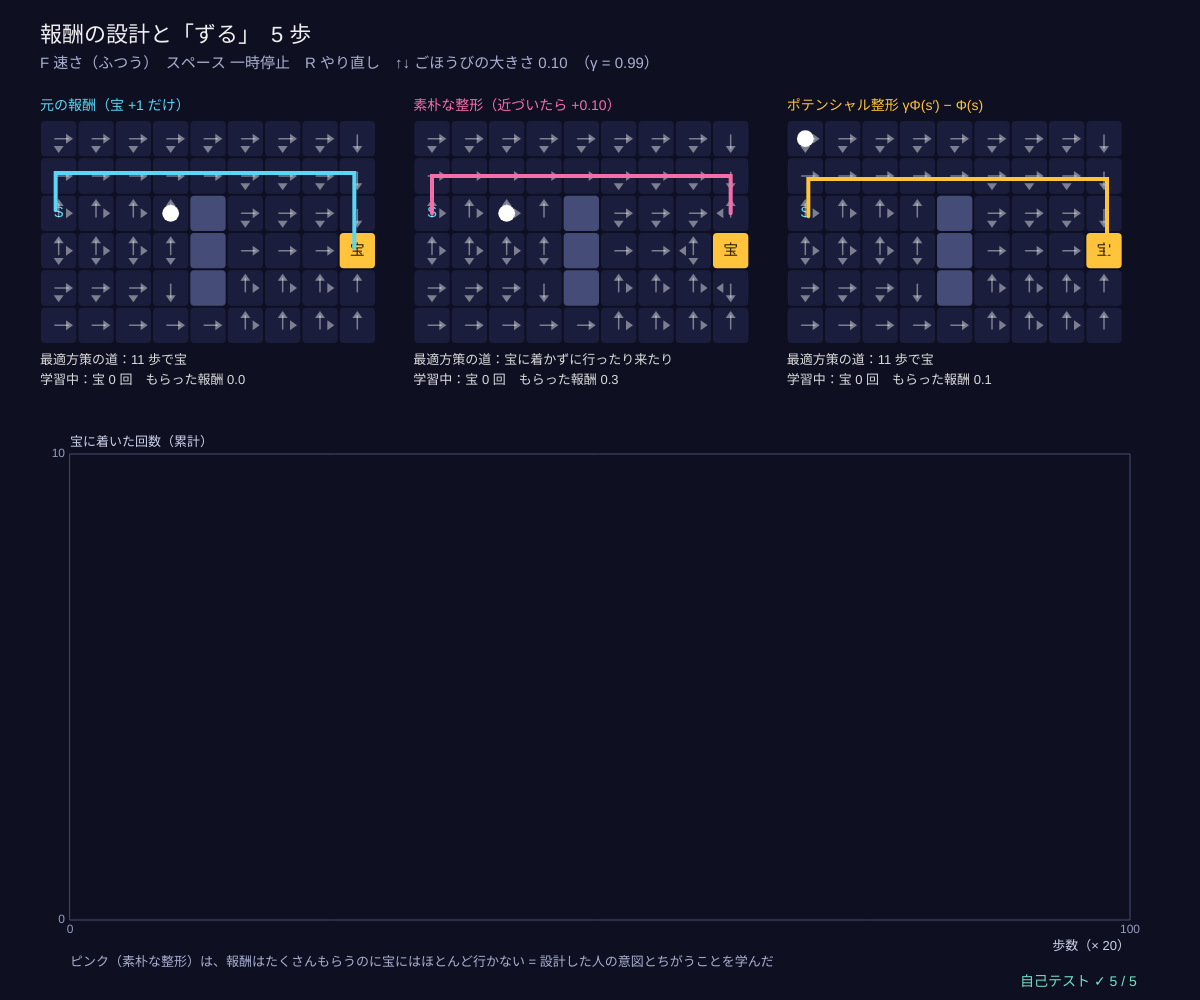
Frame 1 (no input)
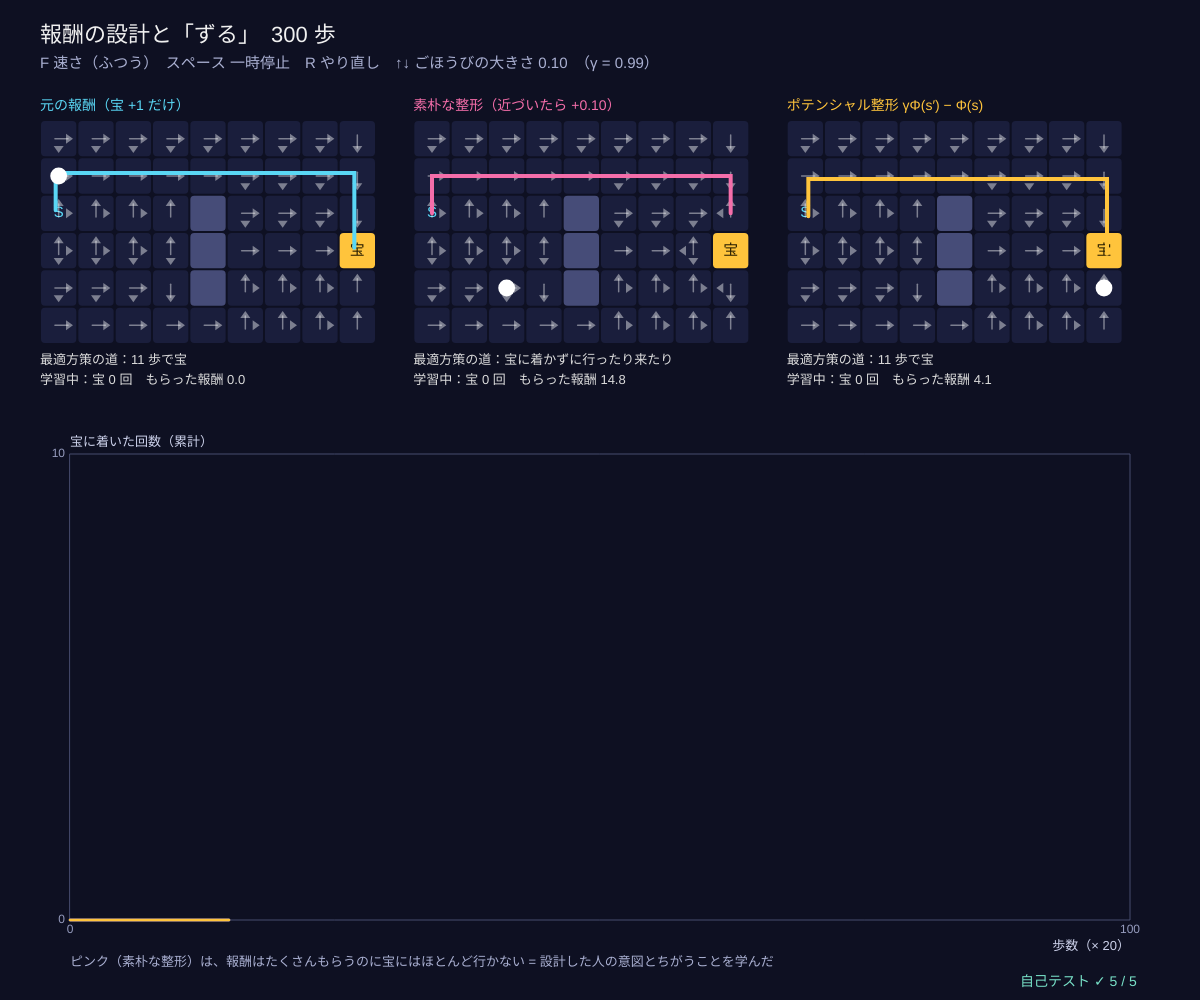
Frame 60 (no input)
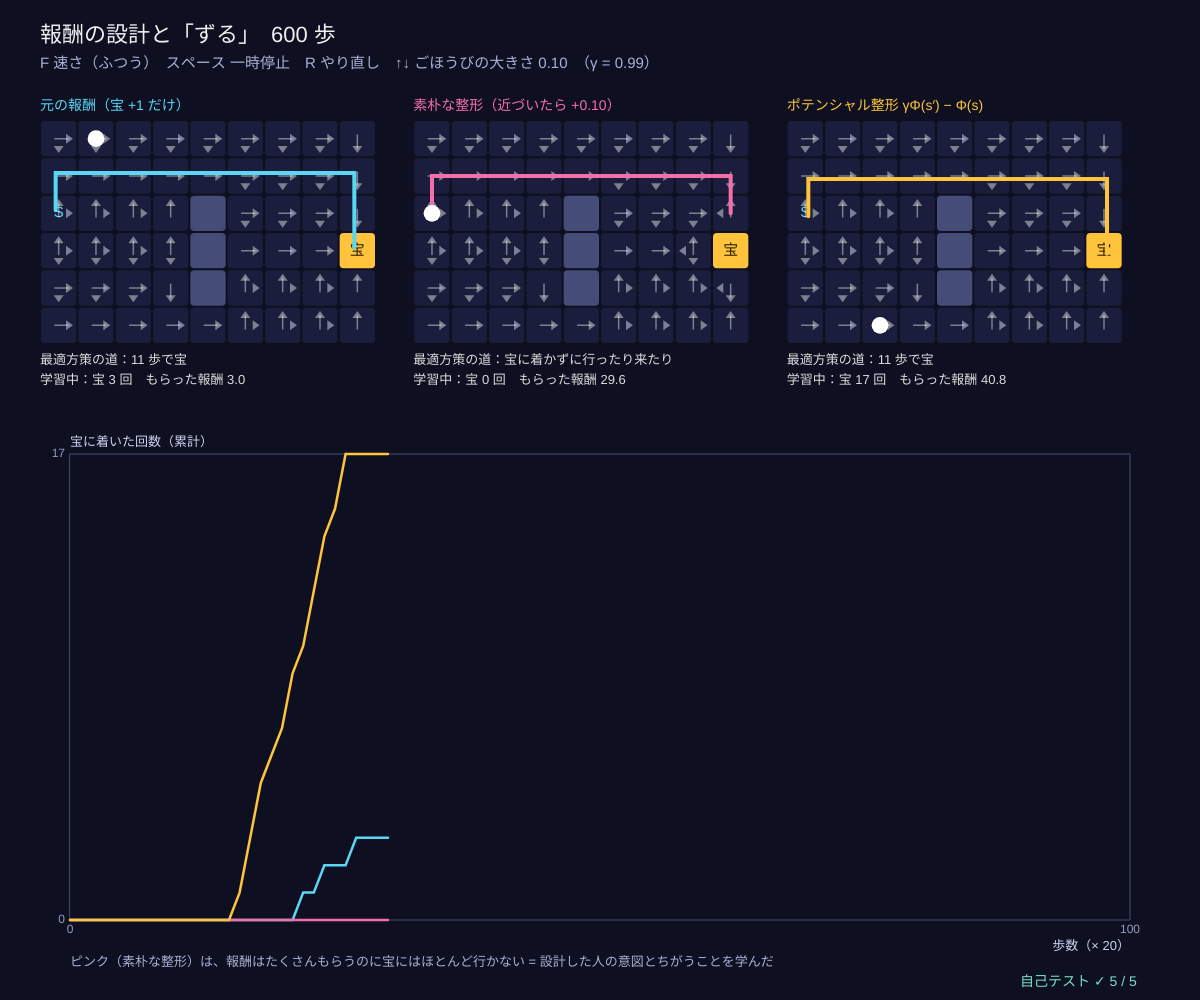
Frame 120 (the mouse pressed at the canvas centre since frame 60)

The p5.js sketch that drew these frames (run headless with seeded random() and noise() and a simulated clock; from frame 60 on, the mouse is pressed at the canvas centre):

// p5.js sketch
// ── sketch.js
// ============================================
// 13 報酬の設計と「ずる」─ 宝（+1）に早く着いてほしいので「宝に近づいたら +0.1」のごほうびを足すと…？
// 近づく → 離れる → 近づく…と行ったり来たりすれば、宝に着かなくても +0.1 をもらい続けられる（報酬ハッキング）。
// ポテンシャルに基づく整形 F = γΦ(s′) − Φ(s)（Φ = −0.1 × 宝までの距離）なら、1 周してもどれば合計がほぼ 0 になり、ずるができない。
// しかも最適方策は元の報酬とまったく同じになる（価値は V − Φ にずれるだけ）
// 3 つのエージェントが同時に Q 学習。矢印 = 価値反復で求めた最適方策。F 速さ / スペース 一時停止 / R やり直し / ↑↓ ごほうびの大きさ
// ============================================

let mapRows = [                          // ★ 部屋（S スタート、G 宝）
  '.........',
  '.........',
  'S...#....',
  '....#...G',
  '....#....',
  '.........',
];
const GAMMA = 0.99, ALPHA = 0.5, EPS = 0.1, MAX_LEN = 200;   // ★ 割引率・学習率・ε・1 エピソードの上限
let bonus = 0.1;                         // ★ 素朴な整形のごほうび（近づいたら +bonus）。ポテンシャルは Φ = −bonus × 距離
let gw, dist, agents = [], plans = [], tick = 0, speed = 1, paused = false, KINDS = [];
const SPEEDS = ['ゆっくり', 'ふつう', '速い'];

function setup() {
  createCanvas(windowWidth, windowHeight); gw = gridParse(mapRows);
  KINDS = [['orig', '元の報酬（宝 +1 だけ）', CYAN], ['naive', '素朴な整形（近づいたら +' + bonus + '）', PINK], ['pot', 'ポテンシャル整形 γΦ(s′) − Φ(s)', GOLD]];
  selfTest(); seedRng(13); rebuild();
}
function rebuild() {
  dist = bfsDist(gw, gw.cell.indexOf('G'));
  KINDS[1][1] = '素朴な整形（近づいたら +' + bonus.toFixed(2) + '）';
  plans = KINDS.map((k) => solve(gw, dist, k[0], bonus));
  agents = KINDS.map((k) => ({ kind: k[0], Q: Array.from({ length: gw.w * gw.h }, () => [0, 0, 0, 0]), s: gw.cell.indexOf('S'), len: 0, goals: 0, shaped: 0, goalHist: [0] }));
  tick = 0;
}
function phi(dd, s, b) { return dd[s] === Infinity ? 0 : -b * dd[s]; }   // ポテンシャル Φ(s)（宝では 0）
// ★ 報酬の 3 つの作り方
function rewardOf(kind, s, s2, dd, b) {
  let r = gw2cell(s2) === 'G' ? 1 : 0;
  if (kind === 'naive' && dd[s2] < dd[s]) r += b;                          // 近づいたらごほうび（離れても罰はない）
  if (kind === 'pot') r += (gw2cell(s2) === 'G' ? 0 : GAMMA * phi(dd, s2, b)) - phi(dd, s, b);   // 終わりの状態の Φ は 0
  return r;
}
let curGrid = null;
function gw2cell(s) { return curGrid.cell[s]; }
// 価値反復（決定的な迷路）で、その報酬での最適な価値と方策
function solve(g, dd, kind, b) {
  curGrid = g; let n = g.w * g.h, V = new Array(n).fill(0);
  for (let it = 0; it < 5000; it++) {
    let delta = 0;
    for (let s = 0; s < n; s++) {
      if (g.cell[s] === '#' || g.cell[s] === 'G') continue;
      let best = -Infinity; for (let a = 0; a < 4; a++) { let s2 = gridMove(g, s, a); best = Math.max(best, rewardOf(kind, s, s2, dd, b) + (g.cell[s2] === 'G' ? 0 : GAMMA * V[s2])); }
      delta = Math.max(delta, Math.abs(best - V[s])); V[s] = best;
    }
    if (delta < 1e-12) break;
  }
  let acts = V.map((v, s) => { if (g.cell[s] === '#' || g.cell[s] === 'G') return []; let q = [0, 1, 2, 3].map((a) => { let s2 = gridMove(g, s, a); return rewardOf(kind, s, s2, dd, b) + (g.cell[s2] === 'G' ? 0 : GAMMA * V[s2]); }); let m = maxOf(q); return [0, 1, 2, 3].filter((a) => q[a] >= m - 1e-9); });
  return { V, acts };
}
function rollout(g, plan) {               // S から最適な向き（最初のもの）に進む。ループしたら止める
  let s = g.cell.indexOf('S'), path = [s];
  for (let t = 0; t < 100 && g.cell[s] !== 'G'; t++) { s = gridMove(g, s, plan.acts[s][0]); path.push(s); }
  return path;
}
function agentStep(ag) {
  curGrid = gw;
  let s = ag.s, a = epsGreedy(ag.Q[s], EPS), s2 = gridMove(gw, s, a), done = gw.cell[s2] === 'G', r = rewardOf(ag.kind, s, s2, dist, bonus);
  ag.Q[s][a] += ALPHA * ((done ? r : r + GAMMA * maxOf(ag.Q[s2])) - ag.Q[s][a]);
  ag.shaped += r; ag.len++; ag.s = s2;
  if (done) ag.goals++;
  if (done || ag.len >= MAX_LEN) { ag.len = 0; ag.s = gw.cell.indexOf('S'); }
}

function draw() {
  background(...BG);
  let t0 = performance.now();
  if (!paused) {
    let k = speed === 0 ? (frameCount % 4 === 0 ? 1 : 0) : speed === 1 ? 5 : 0;
    for (let i = 0; i < k; i++) { agents.forEach(agentStep); tick++; if (tick % 20 === 0) agents.forEach((ag) => ag.goalHist.push(ag.goals)); }
    if (speed === 2) while (performance.now() - t0 < 6) { agents.forEach(agentStep); tick++; if (tick % 20 === 0) agents.forEach((ag) => ag.goalHist.push(ag.goals)); }
  }
  noStroke(); fill(240); textSize(22); textAlign(LEFT, BASELINE);
  text('報酬の設計と「ずる」　' + tick + ' 歩', 40, 42);
  fill(170, 176, 210); textSize(15);
  text('F 速さ（' + SPEEDS[speed] + '）　スペース 一時停止　R やり直し　↑↓ ごほうびの大きさ ' + bonus.toFixed(2) + '　（γ = ' + GAMMA + '）', 40, 68);

  let bw = (width - 80) / 3, cs = Math.min(bw / (gw.w + 1), (height * 0.42) / gw.h), gy = 120;
  agents.forEach((ag, k) => {
    let gx = 40 + k * bw, plan = plans[k];
    fill(...KINDS[k][2]); textSize(14); textAlign(LEFT, BASELINE); text(KINDS[k][1], gx, gy - 10);
    drawCells(gw, gx, gy, cs);
    for (let s = 0; s < gw.w * gw.h; s++) {
      if (!plan.acts[s].length) continue;
      let [x, y] = cellXY(gw, s, gx, gy, cs); stroke(255, 110); strokeWeight(1.5); fill(255, 110);
      for (let a of plan.acts[s]) drawArrowIn(x + cs / 2, y + cs / 2, a, cs * 0.25);
    }
    let path = rollout(gw, plan);
    stroke(...KINDS[k][2]); strokeWeight(4); polyline(path.map((s) => { let [x, y] = cellXY(gw, s, gx, gy, cs); return [x + cs / 2 + (k - 1) * 3, y + cs / 2 + (k - 1) * 3]; }));
    let [ax, ay] = cellXY(gw, ag.s, gx, gy, cs); noStroke(); fill(255); circle(ax + cs / 2, ay + cs / 2, cs * 0.45);
    fill(220); textSize(13); textAlign(LEFT, BASELINE); let ok = gw.cell[path[path.length - 1]] === 'G';
    text('最適方策の道：' + (ok ? path.length - 1 + ' 歩で宝' : '宝に着かずに行ったり来たり'), gx, gy + gw.h * cs + 20);
    text('学習中：宝 ' + ag.goals + ' 回　もらった報酬 ' + fmtN(ag.shaped, 1), gx, gy + gw.h * cs + 40);
  });
  let g = { x: 70, y: gy + gw.h * cs + 110, w: width - 140, h: height - (gy + gw.h * cs + 110) - 80, x0: 0, x1: Math.max(100, agents[0].goalHist.length), y0: 0, y1: Math.max(10, ...agents.map((a) => a.goals)) };
  plotAxes(g, '歩数（× 20）', '宝に着いた回数（累計）', [0, g.x1], [0, Math.round(g.y1)]);
  agents.forEach((ag, k) => drawCurve(g, ag.goalHist, KINDS[k][2], 2.5));
  noStroke(); fill(170, 176, 210); textSize(13); textAlign(LEFT, BASELINE);
  text('ピンク（素朴な整形）は、報酬はたくさんもらうのに宝にはほとんど行かない = 設計した人の意図とちがうことを学んだ', g.x, g.y + g.h + 46);
  drawSelfTest(width - 180, height - 14);
}

function keyPressed() {
  if (key === 'f' || key === 'F') speed = (speed + 1) % 3;
  if (key === ' ') paused = !paused;
  if (key === 'r' || key === 'R') rebuild();
  if (key === UP_ARROW) { bonus = Math.min(0.5, Math.round((bonus + 0.01) * 100) / 100); rebuild(); }
  if (key === DOWN_ARROW) { bonus = Math.max(0, Math.round((bonus - 0.01) * 100) / 100); rebuild(); }
  return false;
}

// ---- 自己テスト
function selfTest() {
  selfTestResults = [];
  let g = gridParse(mapRows), dd = bfsDist(g, g.cell.indexOf('G')), pa = solve(g, dd, 'orig', 0.1), pn = solve(g, dd, 'naive', 0.1), pp = solve(g, dd, 'pot', 0.1);
  let same = (x, y) => x.length === y.length && x.every((v, i) => v === y[i]), cells = [];
  for (let s = 0; s < g.w * g.h; s++) if (pa.acts[s].length) cells.push(s);
  check('ポテンシャル整形の最適な行動の集合 = 元の報酬と同じ（' + cells.length + ' マスすべて）', cells.every((s) => same(pa.acts[s], pp.acts[s])));
  check('ポテンシャル整形の価値 = 元の価値 − Φ（ずれるだけ）', cells.every((s) => near(pp.V[s], pa.V[s] - phi(dd, s, 0.1), 1e-8)));
  let pathN = rollout(g, pn), pathA = rollout(g, pa);
  check('素朴な整形の最適方策は宝に着かない（100 歩たっても）、元の報酬は最短 ' + dd[g.cell.indexOf('S')] + ' 歩', g.cell[pathN[pathN.length - 1]] !== 'G' && pathA.length - 1 === dd[g.cell.indexOf('S')]);
  check('素朴な整形で最適な行動が変わるマスがある（' + cells.filter((s) => !same(pa.acts[s], pn.acts[s])).length + ' マス）', cells.some((s) => !same(pa.acts[s], pn.acts[s])));
  // Q 学習でも：素朴な整形は報酬を多くもらうのに宝に行かない
  let saveGw = gw, saveDist = dist; gw = g; dist = dd; seedRng(5);
  let ags = ['naive', 'pot'].map((kind) => ({ kind, Q: Array.from({ length: g.w * g.h }, () => [0, 0, 0, 0]), s: g.cell.indexOf('S'), len: 0, goals: 0, shaped: 0 }));
  let oldBonus = bonus; bonus = 0.1;
  for (let t = 0; t < 20000; t++) ags.forEach(agentStep);
  bonus = oldBonus; gw = saveGw; dist = saveDist;
  check('Q 学習 2 万歩：素朴な整形は宝 ' + ags[0].goals + ' 回だけで、報酬 ' + Math.round(ags[0].shaped) + ' のほとんどが「近づいたごほうび」。ポテンシャル整形は宝 ' + ags[1].goals + ' 回', ags[0].goals * 3 < ags[1].goals && ags[0].shaped - ags[0].goals > 10 * ags[0].goals);
  reportSelfTest();
}

// ---------- やってみよう ----------
// 1. ↓ でごほうびを小さくしていくと、素朴な整形でも宝に向かうようになるのはどこから？（γ も関係する）
// 2. 素朴な整形で「離れたら −0.1」も足すと？ それはポテンシャル整形とどうちがう？
// 3. Φ をでたらめな値にしても、ポテンシャル整形なら最適方策は変わらない。試してみよう
// 4. ゲームや掃除ロボットで「報酬のずる」が起きそうな例を考えよう
// 5. 人がほめる・しかる報酬（14・15）でも、同じことが起きないかな？

// ==================================================
// ここから下は「強化学習の道具」（中身は読まなくても OK。消さないでね）
// ==================================================
// ---- 色と小さな道具
const BG = [14, 16, 34];                // 背景（アーケードの紺）
const GOLD = [255, 196, 60], CYAN = [90, 215, 245], PINK = [245, 110, 170], LIME = [160, 230, 110], VIOLET = [175, 140, 255];
function clampv(v, a, b) { return v < a ? a : v > b ? b : v !== v ? a : v; }     // NaN なら a に戻す
function argmaxR(q) {                  // いちばん大きい値の番号（同点はランダムに 1 つ）
  let m = -Infinity, best = [];
  for (let i = 0; i < q.length; i++) {
    if (q[i] > m + 1e-12) { m = q[i]; best = [i]; } else if (Math.abs(q[i] - m) <= 1e-12) best.push(i);
  }
  return best.length ? best[Math.floor(rnd() * best.length)] : 0;
}
function argmaxFirst(q) { let b = 0; for (let i = 1; i < q.length; i++) if (q[i] > q[b]) b = i; return b; }   // 同点は若い番号
function maxOf(q) { let m = -Infinity; for (let v of q) if (v > m) m = v; return m; }
function epsGreedy(q, eps) { return rnd() < eps ? Math.floor(rnd() * q.length) : argmaxR(q); }   // ε の確率でランダム、ほかは貪欲
function softmaxArr(h, tau) {          // ボルツマン分布 exp(h/τ) / Σ（大きい数でもあふれないように最大値を引く）
  let m = maxOf(h), e = h.map((v) => Math.exp((v - m) / (tau || 1))), s = e.reduce((a, b) => a + b, 0);
  return e.map((v) => v / s);
}
function sampleFrom(p) { let u = rnd(), c = 0; for (let i = 0; i < p.length; i++) { c += p[i]; if (u < c) return i; } return p.length - 1; }
function meanOf(a) { return a.length ? a.reduce((s, v) => s + v, 0) / a.length : 0; }
function fmtN(v, d) { if (typeof v !== 'number' || v !== v) return '?'; let s = v.toFixed(d === undefined ? 2 : d); return s === '-0.00' || s === '-0.0' || s === '-0' ? s.slice(1) : s; }
// ---- 種つきの乱数（同じ種なら毎回同じ列 → 実験をくり返せる）
let rngState = 1;
function seedRng(s) { rngState = (s >>> 0) || 1; }
function rnd() {                       // 0〜1 の一様乱数（mulberry32）
  rngState = (rngState + 0x6d2b79f5) >>> 0;
  let t = rngState;
  t = Math.imul(t ^ (t >>> 15), t | 1);
  t ^= t + Math.imul(t ^ (t >>> 7), t | 61);
  return ((t ^ (t >>> 14)) >>> 0) / 4294967296;
}
function rndInt(a, b) { return a + Math.floor(rnd() * (b - a + 1)); }
function randn() { let u = 1 - rnd(), v = rnd(); return Math.sqrt(-2 * Math.log(u)) * Math.cos(2 * Math.PI * v); }   // 標準正規分布
// ---- グラフの道具：g = { x, y, w, h, x0, x1, y0, y1 }
function gX(g, v) { return g.x + clampv((v - g.x0) / (g.x1 - g.x0), -0.02, 1.02) * g.w; }
function gY(g, v) { return g.y + g.h - clampv((v - g.y0) / (g.y1 - g.y0), -0.02, 1.02) * g.h; }
function plotAxes(g, xl, yl, xt, yt) {
  stroke(70, 76, 110); strokeWeight(1); noFill(); rect(g.x, g.y, g.w, g.h);
  noStroke(); fill(150, 156, 190); textSize(12); textAlign(CENTER, TOP);
  for (let v of xt) text(+v.toPrecision(3), gX(g, v), g.y + g.h + 4);
  textAlign(RIGHT, CENTER);
  for (let v of yt) text(+v.toPrecision(3), g.x - 5, gY(g, v));
  textAlign(LEFT, BASELINE); fill(205, 210, 235); textSize(13);
  text(xl, g.x + g.w - textWidth(xl), g.y + g.h + 30); text(yl, g.x, g.y - 8);
}
function polyline(pts) {               // 点が 2 つ以上あるときだけ折れ線を描く（空の beginShape を作らない）
  if (pts.length < 2) return;
  noFill(); beginShape(); for (let p of pts) vertex(p[0], p[1]); endShape();
}
function smoothArr(a, k) {             // 直前 k 個の平均（ギザギザの学習曲線をならす）
  let out = [], s = 0;
  for (let i = 0; i < a.length; i++) { s += a[i]; if (i >= k) s -= a[i - k]; out.push(s / Math.min(i + 1, k)); }
  return out;
}
function drawCurve(g, arr, col, sw, xOff) {   // arr[i] を x = i (+ xOff) に。長いときは間引いて 600 点まで
  let n = arr.length, stride = Math.max(1, Math.ceil(n / 600)), pts = [];
  for (let i = 0; i < n; i += stride) pts.push([gX(g, i + (xOff || 0)), gY(g, arr[i])]);
  if (n > 1 && (n - 1) % stride) pts.push([gX(g, n - 1 + (xOff || 0)), gY(g, arr[n - 1])]);
  stroke(...col); strokeWeight(sw || 2); polyline(pts);
}
function legend(x, y, items) {         // items = [[色, 名前], …]
  textSize(13); textAlign(LEFT, CENTER);
  for (let [c, s] of items) { noStroke(); fill(...c); rect(x, y - 5, 16, 10); fill(220, 225, 245); text(s, x + 22, y); y += 20; }
}
// ---- グリッドワールド：文字の地図 '.' 床、'#' 壁、'S' スタート、'G' 宝（+1 で終わり）、'P' 落とし穴（−1 で終わり）
const DIRS = [[0, -1], [1, 0], [0, 1], [-1, 0]];    // 行動 0 上、1 右、2 下、3 左
const DIR_NAMES = ['上', '右', '下', '左'];
function gridParse(rows) { return { w: rows[0].length, h: rows.length, cell: rows.join('').split('') }; }
function gridMove(gw, s, a) {          // 決まった向きに 1 マス。外や壁ならその場にとどまる
  let x = s % gw.w + DIRS[a][0], y = Math.floor(s / gw.w) + DIRS[a][1];
  if (x < 0 || y < 0 || x >= gw.w || y >= gw.h || gw.cell[y * gw.w + x] === '#') return s;
  return y * gw.w + x;
}
function isTerminalCell(c) { return c === 'G' || c === 'P'; }
function enterReward(c, stepR) { return c === 'G' ? 1 : c === 'P' ? -1 : stepR; }
// マルコフ決定過程を作る：P[s][a] = [{ s2, p, r }]。意図した向きに 1 − slip、左右の直角の向きに slip/2 ずつ
function buildMdp(gw, slip, stepR) {
  let nS = gw.w * gw.h, P = [], term = [];
  for (let s = 0; s < nS; s++) {
    let c = gw.cell[s]; term.push(isTerminalCell(c) || c === '#'); P.push([]);
    for (let a = 0; a < 4; a++) {
      if (term[s]) { P[s].push([{ s2: s, p: 1, r: 0 }]); continue; }       // 終わりのマス（と壁）はそこに留まり、報酬 0
      let outs = [[a, 1 - slip], [(a + 1) % 4, slip / 2], [(a + 3) % 4, slip / 2]], list = [];
      for (let [d, p] of outs) {
        if (p <= 0) continue;
        let s2 = gridMove(gw, s, d), r = enterReward(gw.cell[s2], stepR), e = list.find((o) => o.s2 === s2);
        if (e) e.p += p; else list.push({ s2, p, r });
      }
      P[s].push(list);
    }
  }
  return { nS, nA: 4, P, term, gw };
}
function qValue(mdp, V, gamma, s, a) { let q = 0; for (let o of mdp.P[s][a]) q += o.p * (o.r + gamma * V[o.s2]); return q; }
function viSweep(mdp, V, gamma) {      // 価値反復の 1 回：V(s) ← max_a Σ p (r + γ V(s'))。戻り値 = 最大の変化量
  let nv = V.slice(), d = 0;
  for (let s = 0; s < mdp.nS; s++) {
    if (mdp.term[s]) continue;
    let best = -Infinity; for (let a = 0; a < 4; a++) best = Math.max(best, qValue(mdp, V, gamma, s, a));
    nv[s] = best; d = Math.max(d, Math.abs(best - V[s]));
  }
  for (let s = 0; s < mdp.nS; s++) V[s] = nv[s];
  return d;
}
function valueIteration(mdp, gamma, tol, maxIt) {
  let V = new Array(mdp.nS).fill(0), its = 0, d = Infinity, deltas = [];
  while (d >= tol && its < (maxIt || 100000)) { d = viSweep(mdp, V, gamma); deltas.push(d); its++; }
  return { V, its, deltas };
}
function optimalActs(mdp, V, gamma, s, tol) {     // 最適な行動の集合（同点は全部）
  let q = [0, 1, 2, 3].map((a) => qValue(mdp, V, gamma, s, a)), m = maxOf(q);
  return [0, 1, 2, 3].filter((a) => q[a] >= m - (tol || 1e-9));
}
function evalPolicy(mdp, pi, gamma, tol, V0) {    // 方策評価：V(s) ← Σ p (r + γ V(s')) を、変化が tol 未満になるまで
  let V = V0 ? V0.slice() : new Array(mdp.nS).fill(0), sweeps = 0, d = Infinity;
  while (d >= tol && sweeps < 100000) {
    d = 0;
    for (let s = 0; s < mdp.nS; s++) {
      if (mdp.term[s]) continue;
      let v = qValue(mdp, V, gamma, s, pi[s]); d = Math.max(d, Math.abs(v - V[s])); V[s] = v;
    }
    sweeps++;
  }
  return { V, sweeps };
}
function cellXY(gw, s, gx, gy, cs) { return [gx + (s % gw.w) * cs, gy + Math.floor(s / gw.w) * cs]; }
function drawArrowIn(cx, cy, a, len) { // マスの中心から向き a に矢印
  let dx = DIRS[a][0], dy = DIRS[a][1], ex = cx + dx * len, ey = cy + dy * len;
  line(cx - dx * len * 0.4, cy - dy * len * 0.4, ex, ey);
  noStroke(); triangle(ex + dx * 5, ey + dy * 5, ex - dy * 5 - dx * 2, ey + dx * 5 - dy * 2, ex + dy * 5 - dx * 2, ey - dx * 5 - dy * 2);
}
function drawCells(gw, gx, gy, cs, skipFloor) {   // 壁・宝・落とし穴・スタートを描く
  textAlign(CENTER, CENTER); textSize(cs * 0.4);
  for (let s = 0; s < gw.w * gw.h; s++) {
    let c = gw.cell[s], [x, y] = cellXY(gw, s, gx, gy, cs);
    if (c === '.' && skipFloor) continue;
    noStroke();
    if (c === '#') fill(70, 76, 120); else if (c === 'G') fill(...GOLD); else if (c === 'P') fill(120, 30, 70); else fill(26, 30, 60);
    rect(x + 1, y + 1, cs - 2, cs - 2, 4);
    if (c === 'G') { fill(40, 30, 0); text('宝', x + cs / 2, y + cs / 2); }
    if (c === 'P') { fill(255, 150, 190); text('穴', x + cs / 2, y + cs / 2); }
    if (c === 'S') { fill(...CYAN); text('S', x + cs / 2, y + cs / 2); }
  }
}
function cellAt(gw, gx, gy, cs, mx, my) {         // マウスの下のマス（なければ −1）
  let x = Math.floor((mx - gx) / cs), y = Math.floor((my - gy) / cs);
  return x >= 0 && y >= 0 && x < gw.w && y < gw.h ? y * gw.w + x : -1;
}
function bfsDist(gw, goal) {           // 決定的に動くときの、各マスからゴールまでの最短の歩数（届かなければ Infinity）
  let d = new Array(gw.w * gw.h).fill(Infinity), q = [goal]; d[goal] = 0;
  while (q.length) {
    let s = q.shift();
    for (let a = 0; a < 4; a++) {
      let x = s % gw.w - DIRS[a][0], y = Math.floor(s / gw.w) - DIRS[a][1], p = y * gw.w + x;   // p から向き a で s に来られる？
      if (x < 0 || y < 0 || x >= gw.w || y >= gw.h || gw.cell[p] === '#' || d[p] < Infinity || isTerminalCell(gw.cell[p])) continue;
      if (gridMove(gw, p, a) === s) { d[p] = d[s] + 1; q.push(p); }
    }
  }
  return d;
}
function valueFill(v, lo, hi) {        // 低い = 紫、0 = 紺、高い = 金
  let t = clampv((v - lo) / (hi - lo || 1), 0, 1);
  if (t < 0.5) { let u = t / 0.5; fill(110 - 80 * u, 60 - 30 * u, 150 - 90 * u); }
  else { let u = (t - 0.5) / 0.5; fill(30 + 220 * u, 30 + 160 * u, 60 - 20 * u); }
}
// ---- 自己テストの道具
let selfTestResults = [];
function check(name, cond) { selfTestResults.push({ name, ok: !!cond }); }
function near(a, b, tol) { return a !== null && a !== undefined && isFinite(a) && Math.abs(a - b) <= (tol === undefined ? 1e-9 : tol); }
function noNaN(v) { return Array.isArray(v) || ArrayBuffer.isView(v) ? Array.from(v).every(noNaN) : !(typeof v === 'number' && !isFinite(v)); }
function reportSelfTest() { for (let r of selfTestResults) (r.ok ? console.log : console.error)((r.ok ? '✓ ' : '✗ ') + r.name); }
function selfTestLine() { let n = selfTestResults.filter((r) => r.ok).length; return '自己テスト ' + (n === selfTestResults.length ? '✓ ' : '✗ ') + n + ' / ' + selfTestResults.length; }
function drawSelfTest(x, y) { noStroke(); fill(selfTestResults.every((r) => r.ok) ? color(120, 225, 200) : color(255, 90, 120)); textSize(14); textAlign(LEFT, BASELINE); text(selfTestLine(), x, y); }
